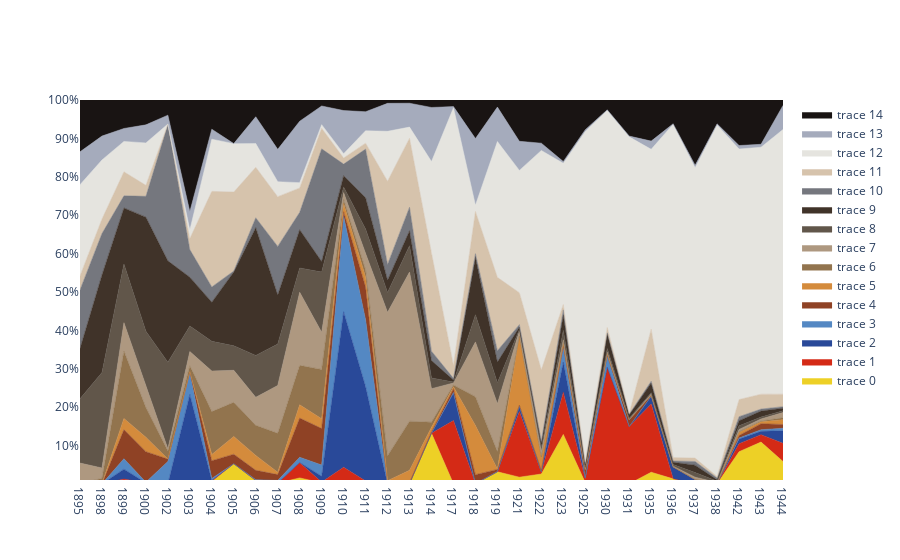

This figure's notebook cell:
### Markdown cell above
# Testes de gráficos

### Code cell
#Teste de como vai ficar o gráfico
x=anos
fig = go.Figure()

for index in range(len(freqAnosArray)):
    print(index, freqAnosArray[index])
    fig.add_trace(go.Scatter(
        x=x, y=freqAnosArray[index],
        mode='lines',
        
        line=dict(width=0.5, color=paletaCores['hex'][index]),
        fillcolor = paletaCores['hex'][index],
        stackgroup='one',
        groupnorm='percent' # sets the normalization for the sum of the stackgroup
    ))


fig.update_layout(
    showlegend=True,
    xaxis_type='category',
    yaxis=dict(
        type='linear',
        range=[1, 100],
        ticksuffix='%'))

fig.show()

### Figure 1 — Plotly figure (JSON) as saved in the notebook; plotly's stock layout.template omitted (floating-point values rounded to 4 significant figures)
{"data": [{"fillcolor": "#EDD026", "groupnorm": "percent", "line": {"color": "#EDD026", "width": 0.5}, "mode": "lines", "stackgroup": "one", "type": "scatter", "x": ["1895", "1898", "1899", "1900", "1902", "1903", "1904", "1905", "1906", "1907", "1908", "1909", "1910", "1911", "1912", "1913", "1914", "1917", "1918", "1919", "1921", "1922", "1923", "1925", "1930", "1931", "1935", "1936", "1937", "1938", "1942", "1943", "1944"], "y": [0, 0, 0, 6, 0, 0, 1896, 8946, 2414, 1508, 19422, 1804, 917, 1917, 54, 55, 12726, 1, 158, 10209, 8621, 4506, 15858, 634, 2013, 0, 3046, 2811, 0, 0, 37302, 38864, 6048]}, {"fillcolor": "#D42A16", "groupnorm": "percent", "line": {"color": "#D42A16", "width": 0.5}, "mode": "lines", "stackgroup": "one", "type": "scatter", "x": ["1895", "1898", "1899", "1900", "1902", "1903", "1904", "1905", "1906", "1907", "1908", "1909", "1910", "1911", "1912", "1913", "1914", "1917", "1918", "1919", "1921", "1922", "1923", "1925", "1930", "1931", "1935", "1936", "1937", "1938", "1942", "1943", "1944"], "y": [0, 0, 8006, 1307, 0, 0, 984, 0, 9, 0, 49579, 1523, 25902, 3089, 0, 0, 0, 14654, 0, 0, 84255, 645, 13488, 1982, 89197, 15266, 17840, 0, 0, 111, 9184, 6882, 4883]}, {"fillcolor": "#294999", "groupnorm": "percent", "line": {"color": "#294999", "width": 0.5}, "mode": "lines", "stackgroup": "one", "type": "scatter", "x": ["1895", "1898", "1899", "1900", "1902", "1903", "1904", "1905", "1906", "1907", "1908", "1909", "1910", "1911", "1912", "1913", "1914", "1917", "1918", "1919", "1921", "1922", "1923", "1925", "1930", "1931", "1935", "1936", "1937", "1938", "1942", "1943", "1944"], "y": [0, 3, 16623, 60, 19, 20542, 564, 0, 32, 149, 680, 10861, 252628, 163594, 0, 0, 6, 6410, 0, 26, 6253, 517, 9731, 670, 35, 25, 2041, 6745, 1279, 0, 5580, 3087, 3384]}, {"fillcolor": "#5488C3", "groupnorm": "percent", "line": {"color": "#5488C3", "width": 0.5}, "mode": "lines", "stackgroup": "one", "type": "scatter", "x": ["1895", "1898", "1899", "1900", "1902", "1903", "1904", "1905", "1906", "1907", "1908", "1909", "1910", "1911", "1912", "1913", "1914", "1917", "1918", "1919", "1921", "1922", "1923", "1925", "1930", "1931", "1935", "1936", "1937", "1938", "1942", "1943", "1944"], "y": [0, 1, 17580, 941, 6618, 4819, 1831, 0, 501, 5723, 17102, 20810, 155095, 115857, 0, 0, 18, 90, 0, 195, 637, 0, 4481, 0, 8863, 0, 0, 0, 10, 0, 1047, 1500, 707]}, {"fillcolor": "#8F4225", "groupnorm": "percent", "line": {"color": "#8F4225", "width": 0.5}, "mode": "lines", "stackgroup": "one", "type": "scatter", "x": ["1895", "1898", "1899", "1900", "1902", "1903", "1904", "1905", "1906", "1907", "1908", "1909", "1910", "1911", "1912", "1913", "1914", "1917", "1918", "1919", "1921", "1922", "1923", "1925", "1930", "1931", "1935", "1936", "1937", "1938", "1942", "1943", "1944"], "y": [0, 136, 48685, 42358, 687, 370, 17308, 4199, 6749, 12679, 128197, 67684, 7295, 56737, 81, 217, 344, 895, 5239, 1736, 1419, 430, 856, 4297, 390, 1784, 195, 43, 0, 106, 2911, 5655, 996]}, {"fillcolor": "#D48B3C", "groupnorm": "percent", "line": {"color": "#D48B3C", "width": 0.5}, "mode": "lines", "stackgroup": "one", "type": "scatter", "x": ["1895", "1898", "1899", "1900", "1902", "1903", "1904", "1905", "1906", "1907", "1908", "1909", "1910", "1911", "1912", "1913", "1914", "1917", "1918", "1919", "1921", "1922", "1923", "1925", "1930", "1931", "1935", "1936", "1937", "1938", "1942", "1943", "1944"], "y": [0, 0, 18708, 20046, 26, 28, 6078, 7904, 10665, 5015, 43245, 18211, 13463, 17076, 650, 2624, 1119, 471, 28968, 304, 88532, 5834, 572, 12, 1763, 0, 124, 72, 0, 0, 3722, 1665, 1318]}, {"fillcolor": "#92744E", "groupnorm": "percent", "line": {"color": "#92744E", "width": 0.5}, "mode": "lines", "stackgroup": "one", "type": "scatter", "x": ["1895", "1898", "1899", "1900", "1902", "1903", "1904", "1905", "1906", "1907", "1908", "1909", "1910", "1911", "1912", "1913", "1914", "1917", "1918", "1919", "1921", "1922", "1923", "1925", "1930", "1931", "1935", "1936", "1937", "1938", "1942", "1943", "1944"], "y": [0, 4010, 113079, 41318, 2373, 1352, 41816, 15149, 21554, 84594, 128915, 91662, 6396, 12282, 6305, 10527, 1269, 378, 16936, 14747, 233, 313, 741, 33, 249, 0, 18, 12, 29, 25, 681, 746, 482]}, {"fillcolor": "#AE9880", "groupnorm": "percent", "line": {"color": "#AE9880", "width": 0.5}, "mode": "lines", "stackgroup": "one", "type": "scatter", "x": ["1895", "1898", "1899", "1900", "1902", "1903", "1904", "1905", "1906", "1907", "1908", "1909", "1910", "1911", "1912", "1913", "1914", "1917", "1918", "1919", "1921", "1922", "1923", "1925", "1930", "1931", "1935", "1936", "1937", "1938", "1942", "1943", "1944"], "y": [4313, 7809, 47529, 29060, 632, 3277, 39634, 14199, 20028, 103877, 238895, 68891, 11202, 28706, 36025, 31952, 8442, 481, 32244, 40467, 6453, 2565, 508, 325, 434, 99, 276, 280, 662, 255, 2666, 1909, 1419]}, {"fillcolor": "#61564A", "groupnorm": "percent", "line": {"color": "#61564A", "width": 0.5}, "mode": "lines", "stackgroup": "one", "type": "scatter", "x": ["1895", "1898", "1899", "1900", "1902", "1903", "1904", "1905", "1906", "1907", "1908", "1909", "1910", "1911", "1912", "1913", "1914", "1917", "1918", "1919", "1921", "1922", "1923", "1925", "1930", "1931", "1935", "1936", "1937", "1938", "1942", "1943", "1944"], "y": [13350, 71727, 98290, 76873, 25613, 5867, 28954, 10885, 30001, 89728, 79370, 111807, 9244, 42190, 4995, 5660, 2678, 213, 16054, 17567, 1963, 1918, 3050, 950, 2982, 344, 319, 926, 1348, 506, 4214, 1731, 508]}, {"fillcolor": "#403329", "groupnorm": "percent", "line": {"color": "#403329", "width": 0.5}, "mode": "lines", "stackgroup": "one", "type": "scatter", "x": ["1895", "1898", "1899", "1900", "1902", "1903", "1904", "1905", "1906", "1907", "1908", "1909", "1910", "1911", "1912", "1913", "1914", "1917", "1918", "1919", "1921", "1922", "1923", "1925", "1930", "1931", "1935", "1936", "1937", "1938", "1942", "1943", "1944"], "y": [10418, 73533, 94011, 158630, 29941, 11205, 38218, 32758, 91397, 106486, 124875, 19584, 18317, 54273, 3081, 3179, 4378, 446, 33702, 17584, 3300, 1862, 4865, 1456, 11736, 899, 2560, 1267, 2200, 466, 5912, 5645, 692]}, {"fillcolor": "#75777E", "groupnorm": "percent", "line": {"color": "#75777E", "width": 0.5}, "mode": "lines", "stackgroup": "one", "type": "scatter", "x": ["1895", "1898", "1899", "1900", "1902", "1903", "1904", "1905", "1906", "1907", "1908", "1909", "1910", "1911", "1912", "1913", "1914", "1917", "1918", "1919", "1921", "1922", "1923", "1925", "1930", "1931", "1935", "1936", "1937", "1938", "1942", "1943", "1944"], "y": [12180, 31069, 20314, 28872, 40281, 6338, 14861, 404, 7100, 105618, 56813, 209393, 18752, 84310, 3969, 5041, 2364, 408, 2172, 9581, 3063, 978, 1659, 503, 505, 189, 442, 755, 1086, 672, 4672, 1818, 410]}, {"fillcolor": "#D6C3AC", "groupnorm": "percent", "line": {"color": "#D6C3AC", "width": 0.5}, "mode": "lines", "stackgroup": "one", "type": "scatter", "x": ["1895", "1898", "1899", "1900", "1902", "1903", "1904", "1905", "1906", "1907", "1908", "1909", "1910", "1911", "1912", "1913", "1914", "1917", "1918", "1919", "1921", "1922", "1923", "1925", "1930", "1931", "1935", "1936", "1937", "1938", "1942", "1943", "1944"], "y": [2907, 10937, 40321, 15357, 145, 2533, 93267, 35070, 36195, 107910, 79678, 38183, 9890, 10282, 20914, 14790, 24689, 3001, 24843, 61939, 41075, 32646, 1723, 1078, 4129, 184, 13620, 1985, 986, 578, 19858, 13865, 3365]}, {"fillcolor": "#E5E4DF", "groupnorm": "percent", "line": {"color": "#E5E4DF", "width": 0.5}, "mode": "lines", "stackgroup": "one", "type": "scatter", "x": ["1895", "1898", "1899", "1900", "1902", "1903", "1904", "1905", "1906", "1907", "1908", "1909", "1910", "1911", "1912", "1913", "1914", "1917", "1918", "1919", "1921", "1922", "1923", "1925", "1930", "1931", "1935", "1936", "1937", "1938", "1942", "1943", "1944"], "y": [18932, 44449, 50873, 58940, 11, 1961, 50923, 21471, 16918, 32428, 17337, 6711, 7087, 21438, 12537, 2385, 22968, 59706, 3669, 114669, 157269, 100484, 45326, 177783, 169939, 73777, 47086, 188755, 85792, 129467, 290542, 229627, 71506]}, {"fillcolor": "#A5ABBC", "groupnorm": "percent", "line": {"color": "#A5ABBC", "width": 0.5}, "mode": "lines", "stackgroup": "one", "type": "scatter", "x": ["1895", "1898", "1899", "1900", "1902", "1903", "1904", "1905", "1906", "1907", "1908", "1909", "1910", "1911", "1912", "1913", "1914", "1917", "1918", "1919", "1921", "1922", "1923", "1925", "1930", "1931", "1935", "1936", "1937", "1938", "1942", "1943", "1944"], "y": [6826, 17997, 21710, 25062, 2624, 4243, 9738, 23, 19194, 70260, 200837, 34720, 69968, 32978, 7027, 5123, 13609, 273, 39266, 29102, 37404, 3340, 580, 1003, 410, 202, 2148, 224, 735, 397, 4104, 2731, 6498]}, {"fillcolor": "#191413", "groupnorm": "percent", "line": {"color": "#191413", "width": 0.5}, "mode": "lines", "stackgroup": "one", "type": "scatter", "x": ["1895", "1898", "1899", "1900", "1902", "1903", "1904", "1905", "1906", "1907", "1908", "1909", "1910", "1911", "1912", "1913", "1914", "1917", "1918", "1919", "1921", "1922", "1923", "1925", "1930", "1931", "1935", "1936", "1937", "1938", "1942", "1943", "1944"], "y": [10754, 27133, 47745, 34558, 4474, 25625, 28494, 19362, 12003, 107134, 69227, 11075, 17134, 20331, 842, 687, 1870, 1533, 22695, 5974, 53113, 19773, 19738, 16002, 7685, 9631, 10765, 13451, 19298, 8793, 52802, 41195, 1464]}], "layout": {"showlegend": true, "xaxis": {"type": "category"}, "yaxis": {"range": [1, 100], "ticksuffix": "%", "type": "linear"}}}
